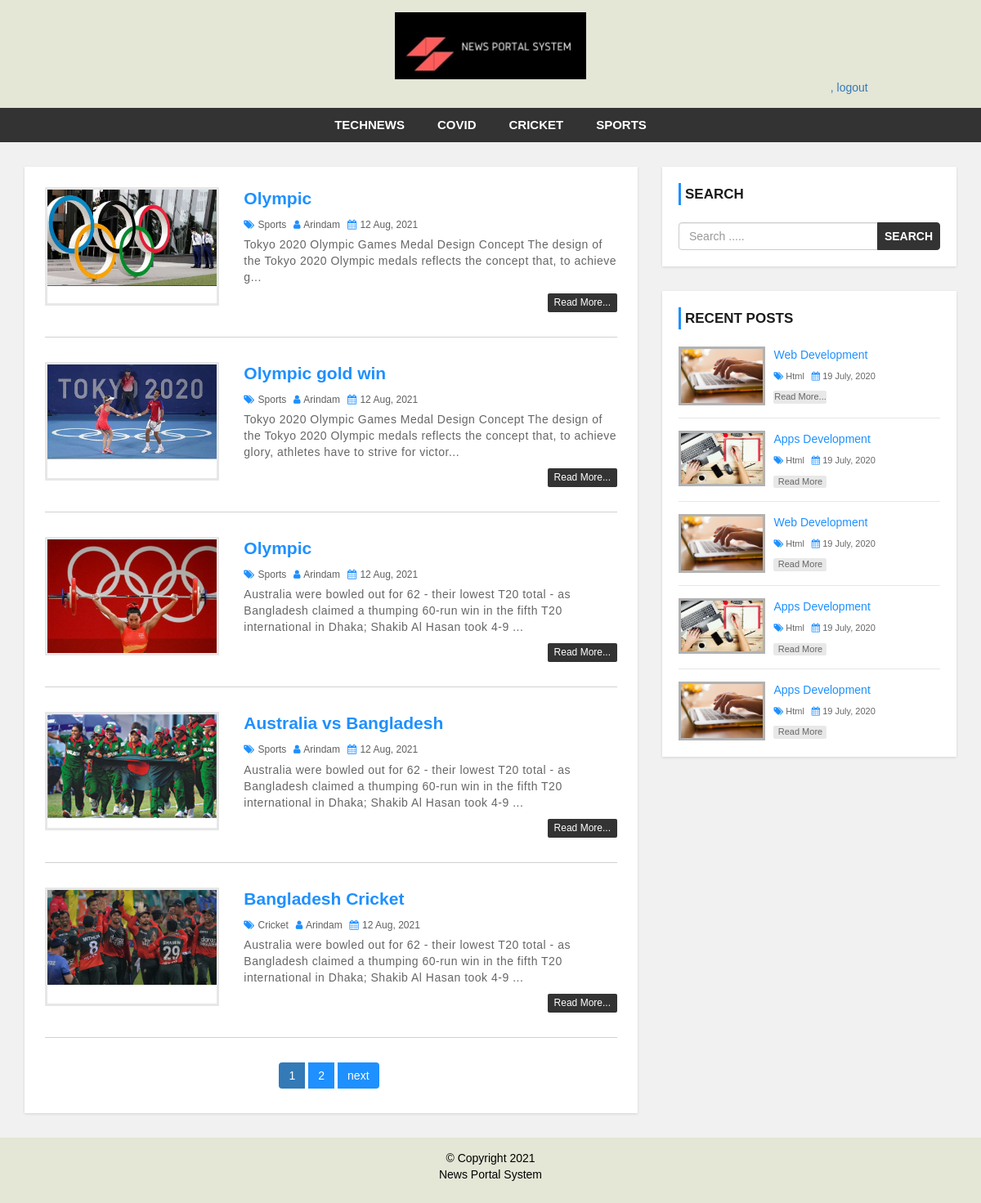
Screenshot of /User/UserHome.php with the database file from the repository.
### tables this page shows
CREATE TABLE `category` (
  `category_id` int(11) NOT NULL,
  `category_name` varchar(100) NOT NULL,
  `post` int(11) NOT NULL DEFAULT 0
);

CREATE TABLE `post` (
  `post_id` int(11) NOT NULL,
  `title` varchar(100) NOT NULL,
  `description` text NOT NULL,
  `category` varchar(100) NOT NULL,
  `post_date` varchar(50) NOT NULL,
  `author` int(11) NOT NULL,
  `post_img` varchar(100) NOT NULL
);

CREATE TABLE `user` (
  `user_id` int(10) UNSIGNED NOT NULL,
  `first_name` varchar(30) NOT NULL,
  `last_name` varchar(30) NOT NULL,
  `username` varchar(30) DEFAULT NULL,
  `password` varchar(40) DEFAULT NULL,
  `role` int(11) NOT NULL
);

### User/UserHome.php (the view, shortened to what this page needs)
<?php include 'header.php'; ?>
    <div id="main-content">
        <div class="container">
            <div class="row">
                <div class="col-md-8">
                    <div class="post-container">
<?php
include "model/db.php";
$limit = 5;
if(isset($_GET['page'])){
$page_number = $_GET['page'];
}else{
$page_number = 1;
}
$offset = ($page_number - 1) * $limit;
$query = "SELECT post.post_id, post.title, post.description,post.post_img, post.post_date,post.category, category.category_name,user.username,post.author FROM post
  LEFT JOIN category ON post.category = category.category_id
  LEFT JOIN user ON post.author = user.user_id
  ORDER BY post.post_id DESC LIMIT {$offset },{$limit}";
  $result = mysqli_query($connection,$query) or die("Failed");
  $count = mysqli_num_rows($result);
  if($count > 0){
    while($row = mysqli_fetch_assoc($result)){
?>
                    <div class="post-content">
                        <div class="row">
                            <div class="col-md-4">
                                <a class="post-img" href="single.php?id=<?php echo $row['post_id'] ?>"><img src="../uploads/<?php echo $row['post_img'] ?>" alt=""/></a>
                            </div>
                            <div class="col-md-8">
                                <div class="inner-content clearfix">
                                    <h3><a href='single.php?id=<?php echo $row['post_id'] ?>'><?php echo $row['title'] ?></a></h3>
                                    <div class="post-information">
                                        <span>
                                            <i class="fa fa-tags" aria-hidden="true"></i>
                                            <a href='category.php?cid=<?php echo $row['category'] ?>'><?php echo $row['category_name'] ?></a>
                                        </span>
                                        <span>
                                            <i class="fa fa-user" aria-hidden="true"></i>
                                            <a href='author.php?author_id=<?php echo $row['author'] ?>'><?php echo $row['username'] ?></a>
                                        </span>
                                        <span>
                                            <i class="fa fa-calendar" aria-hidden="true"></i>
                                            <?php echo $row['post_date'] ?>
                                        </span>
                                    </div>
                                    <p class="description">
                                        <?php echo substr($row['description'], 0,170)."..." ?>
                                    </p>
                                    <a class='read-more pull-right' href='single.php?id=<?php echo $row['post_id'] ?>'>read more...</a>
                                </div>
                            </div>
                        </div>
                    </div>
      <?php }
      }else{
        echo "No Record Found.";
      }
      $query2 = "SELECT * FROM post";
      $result2 = mysqli_query($connection,$query2) or dir("Failed.");
      if(mysqli_num_rows($result2)){
        $total_records = mysqli_num_rows($result2);
        $total_page = ceil($total_records/$limit);
        echo "<ul class='pagination admin-pagination'>";
        for($i = 1; $i <= $total_page; $i++){
          if($i == $page_number){
            $active = "active";
          }else{
            $active = "";
          }
          echo '<li class='.$active.'><a href="UserHome.php?page='.$i.'">'.$i.'</a></li>';
        }
        if($total_page > $page_number){
          echo '<li><a href="UserHome.php?page='.($page_number+1).'">next</a></li>';
        }
        echo "</ul>";
      }
      ?>
                    </div>
                </div>
                <?php include 'sidebar.php'; ?>
            </div>
        </div>
    </div>
<?php include 'footer.php'; ?>

### User/header.php (shortened to what this page needs)
<!DOCTYPE html>
<html lang="en">
<head>
    <link rel="stylesheet" href="css/bootstrap.min.css" />
    <link rel="stylesheet" href="css/font-awesome.css">
    <link rel="stylesheet" href="css/style.css">
</head>
<body>
<div id="header">
    <div class="container">
        <div class="row">
            <div class=" col-md-offset-4 col-md-4">
                <a href="UserHome.php" id="logo"><img src="images/news.jpg"></a>
            </div>
            <div class="col-md-offset-9  col-md-3">
  <a href="logout.php" class="logout" ><?php echo $_SESSION['username'] ?>  ,  logout</a>
                    </div>
        </div>
    </div>
</div>
<div id="menu-bar">
    <div class="container">
        <div class="row">
            <div class="col-md-12">
<?php
    include "model/db.php";
    $query = "SELECT * FROM category WHERE post > 0";
    $result = mysqli_query($connection, $query) or die("Catergories query failed.");
    if(mysqli_num_rows($result)){
        $active = "";
 ?>
                <ul class='menu'>
                    <?php
                    while($row = mysqli_fetch_assoc($result)){
                    echo "<li><a class='$active' href='category.php?cid={$row['category_id']}'>{$row['category_name']}</a></li>";
                    }
                    ?>
                </ul>
                <?php } ?>
            </div>
        </div>
    </div>
</div>

### User/sidebar.php
<div id="sidebar" class="col-md-4">
    <div class="search-box-container">
        <h4>Search</h4>
        <form class="search-post" action="search.php" method ="GET">
            <div class="input-group">
                <input type="text" name="search" class="form-control" placeholder="Search .....">
                <span class="input-group-btn">
                    <button type="submit" class="btn btn-danger">Search</button>
                </span>
            </div>
        </form>
    </div>
    <div class="recent-post-container">
        <h4>Recent Posts</h4>
        <div class="recent-post">
            <a class="post-img" href="">
                <img src="images/post-format.jpg" alt=""/>
            </a>
            <div class="post-content">
                <h5><a href="single.php">Web Development</a></h5>
                <span>
                    <i class="fa fa-tags" aria-hidden="true"></i>
                    <a href='category.php'>Html</a>
                </span>
                <span>
                    <i class="fa fa-calendar" aria-hidden="true"></i>
                    19 July, 2020
                </span>
                <a class="read-more" href="single.php">read more...</a>
            </div>
        </div>
        <div class="recent-post">
            <a class="post-img" href="">
                <img src="images/post_1.jpg" alt=""/>
            </a>
            <div class="post-content">
                <h5><a href="single.php">Apps Development</a></h5>
                <span>
                    <i class="fa fa-tags" aria-hidden="true"></i>
                    <a href='category.php'>Html</a>
                </span>
                <span>
                    <i class="fa fa-calendar" aria-hidden="true"></i>
                    19 July, 2020
                </span>
                <a class="read-more" href="single.php">read more</a>
            </div>
        </div>
        <div class="recent-post">
            <a class="post-img" href="">
                <img src="images/post-format.jpg" alt=""/>
            </a>
            <div class="post-content">
                <h5><a href="single.php">Web Development</a></h5>
                <span>
                    <i class="fa fa-tags" aria-hidden="true"></i>
                    <a href='category.php'>Html</a>
                </span>
                <span>
                    <i class="fa fa-calendar" aria-hidden="true"></i>
                    19 July, 2020
                </span>
                <a class="read-more" href="single.php">read more</a>
            </div>
        </div>
        <div class="recent-post">
            <a class="post-img" href="">
                <img src="images/post_1.jpg" alt=""/>
            </a>
            <div class="post-content">
                <h5><a href="">Apps Development</a></h5>
                <span>
                    <i class="fa fa-tags" aria-hidden="true"></i>
                    <a href='category.php'>Html</a>
                </span>
                <span>
                    <i class="fa fa-calendar" aria-hidden="true"></i>
                    19 July, 2020
                </span>
                <a class="read-more" href="single.php">read more</a>
            </div>
        </div>
        <div class="recent-post">
            <a class="post-img" href="">
                <img src="images/post-format.jpg" alt=""/>
            </a>
            <div class="post-content">
                <h5><a href="single.php">Apps Development</a></h5>
                <span>
                    <i class="fa fa-tags" aria-hidden="true"></i>
                    <a href='category.php'>Html</a>
                </span>
                <span>
                    <i class="fa fa-calendar" aria-hidden="true"></i>
                    19 July, 2020
                </span>
                <a class="read-more" href="single.php">read more</a>
            </div>
        </div>
    </div>
</div>

### User/footer.php
<div id ="footer">
    <div class="container">
        <div class="row">
            <div class="col-md-12">
                <span>© Copyright 2021 <p style color="blue"> News Portal System</p></span>
            </div>
        </div>
    </div>
</div>
</body>
</html>

### User/css/style.css (style rules this page uses)
body { background: #f1f1f1; font-family: sans-serif,arial,Helvetica; }
a, a:hover, a:focus { text-decoration: none; outline: none; }
ul { margin:0; padding:0; list-style:none; }
#header { background: #e4e6d6; text-align: center; padding: 15px; }
#logo { display: inline-block; width: 65%; }
#logo img { width: 100%; }
#menu-bar { background: #333; text-align: center; }
#menu-bar .menu > li { display: inline-block; }
.menu > li > a { padding: 10px 20px; display: block; text-transform: uppercase; color: #fff; font-size: 15px; font-weight:600; transition:all 0.5s ease 0s; }
#main-content { padding: 30px 0; min-height: 750px; }
#main-content .post-container { background-color: #fff; padding: 25px; box-shadow: 0 1px 3px rgba(0, 0, 0, 0.13); }
#main-content .post-content { border-bottom: 1px solid #d1d1d1; padding: 0 0 30px; margin-bottom:30px; }
#main-content .post-content img { width: 100%; }
#main-content .post-content .post-img { border: 3px solid #e7e7e7; display: block; height: 145px; overflow: hidden; transition: border .3s; }
#main-content .post-content h3 { font-size: 21px; line-height: 28px; font-weight: 600; margin: 0 0 7px; }
#main-content .post-content h3 a { color: #1e90ff; transition:all 0.3s; }
#main-content .post-content .post-information span { color: #606060; font-size: 12px; text-transform: capitalize; margin: 0 5px 5px 0; display: inline-block; }
#main-content .post-content .post-information i { color: #1e90ff; margin-right: 1px; }
#main-content .post-content .post-information a { color: #606060; text-decoration: none; }
#main-content .post-content p, #main-content .single-post p { color: #666; font-size: 14px; letter-spacing: 0.5px; margin:0 0 10px; }
#main-content .post-content a.read-more { color: #fff; background-color: #333333; font-size: 12px; text-transform: capitalize; padding: 3px 8px; border-radius: 2px; transition: all 0.3s; }
.pagination { display: block; text-align: center; margin: 0; }
.pagination li { display:inline-block; margin: 0 5px 0 0; }
.pagination li a { border: none; background: #1e90ff; color: #fff; }
i.fa { color:#222; }
#sidebar h4 { color: #1A1A1A; font-size: 17px; line-height: 27px; font-weight:600; text-transform: uppercase; padding: 0 0 0 5px; margin: 0 0 21px; border-left: 3px solid #1e90ff; }
#sidebar .search-box-container { background-color: #fff; padding: 20px; margin: 0 0 30px; box-shadow: 0 1px 3px rgba(0, 0, 0, 0.13); }
#sidebar .search-post { padding: 0; }
#sidebar .search-post input { color: #606060; }
#sidebar .search-post .btn { font-weight: 600; text-transform: uppercase; padding: 6px 8px; background-color: #333333; border-color: #333333; outline: none; }
#sidebar .recent-post-container { padding: 20px; background: #fff; box-shadow: 0 1px 3px rgba(0, 0, 0, 0.13); }
#sidebar .recent-post { border-bottom: 1px solid #e7e7e7; padding: 0 0 15px; margin: 0 0 15px; }
#sidebar .recent-post:last-child { margin: 0; padding: 0; border: none; }
#sidebar .recent-post .post-img { display: inline-block; width: 33%; border: 3px solid rgba(0,0,0,0.3); vertical-align: top; transition: border .3s; }
#sidebar .recent-post .post-img img { width: 100%; }
#sidebar .recent-post .post-content { width: 65%; display: inline-block; border: none; padding: 0 0 0 7px; margin: 0; }
#sidebar .recent-post h5 { font-size: 14px; line-height: 20px; margin: 0 0 5px; }
#sidebar .recent-post h5 a { color: #1E90FF; }
#sidebar .recent-post span { color: #666; font-size: 11px; display: inline-block; margin: 0 5px 10px 0; }
#sidebar .recent-post span a { color: #666; }
#sidebar .recent-post span i { color: #1E90FF; }
#sidebar .recent-post a.read-more { color: #666; background-color: rgba(0,0,0,0.09); width: 65px; font-size: 11px; text-align: center; padding: 0; display: block; transition: all 0.3s; }
#footer { color: #000; padding:15px 0; text-align:center; background-color:#e4e6d6; }

### rows the page displays
category: category_name "TECHNEWS"
category: category_name "COVID"
category: category_name "CRICKET"
category: category_name "SPORTS"
post: post_img (picture), title "Olympic", category.category_name "Sports", user.username "Arindam", post_date "12 Aug, 2021", description "Tokyo 2020 Olympic Games Medal Design Concept The design of the Tokyo 2020 Olympic medals reflects the concept that, to achieve g"
post: post_img (picture), title "Olympic gold win", category.category_name "Sports", user.username "Arindam", post_date "12 Aug, 2021", description "Tokyo 2020 Olympic Games Medal Design Concept The design of the Tokyo 2020 Olympic medals reflects the concept that, to achieve glory, athletes have to strive for victor"
post: post_img (picture), title "Olympic", category.category_name "Sports", user.username "Arindam", post_date "12 Aug, 2021", description "Australia were bowled out for 62 - their lowest T20 total - as Bangladesh claimed a thumping 60-run win in the fifth T20 international in Dhaka; Shakib Al Hasan took 4-9"
post: post_img (picture), title "Australia vs Bangladesh", category.category_name "Sports", user.username "Arindam", post_date "12 Aug, 2021", description "Australia were bowled out for 62 - their lowest T20 total - as Bangladesh claimed a thumping 60-run win in the fifth T20 international in Dhaka; Shakib Al Hasan took 4-9"
post: post_img (picture), title "Bangladesh Cricket", category.category_name "Cricket", user.username "Arindam", post_date "12 Aug, 2021", description "Australia were bowled out for 62 - their lowest T20 total - as Bangladesh claimed a thumping 60-run win in the fifth T20 international in Dhaka; Shakib Al Hasan took 4-9"
